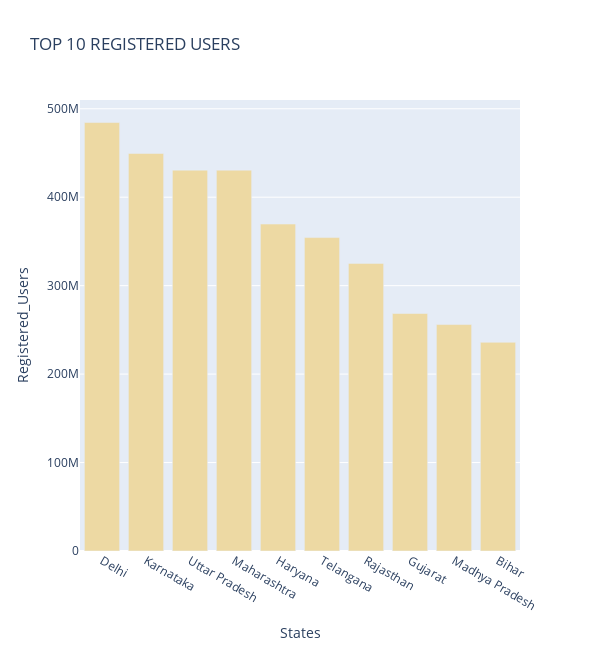
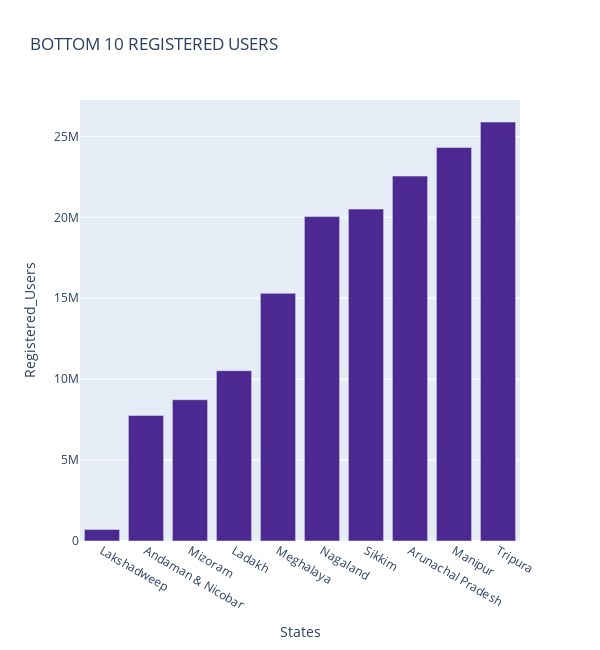
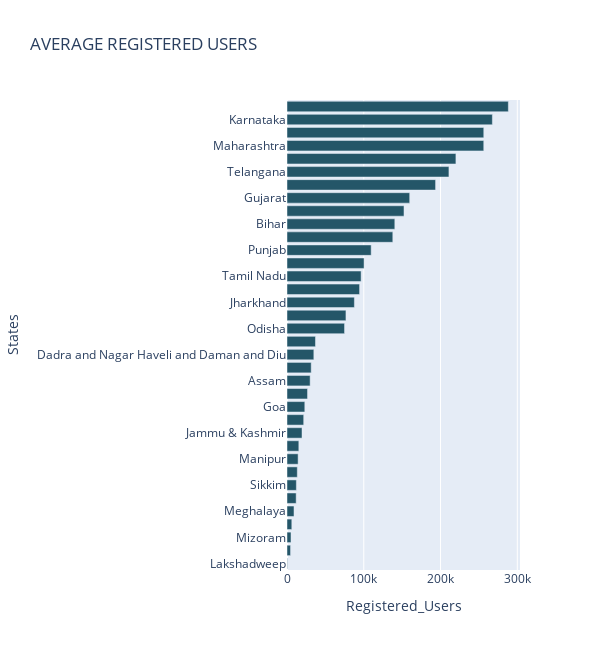

The notebook cell these images were saved under, in order:
### Code cell
top_chart_reg_users_tp("top_users")

### Figure 1 — Plotly figure (JSON) as saved in the notebook; plotly's stock layout.template omitted (floating-point values rounded to 4 significant figures)
{"data": [{"alignmentgroup": "True", "hovertemplate": "<b>%{hovertext}</b><br><br>States=%{x}<br>Registered_Users=%{y}<extra></extra>", "hovertext": ["Delhi", "Karnataka", "Uttar Pradesh", "Maharashtra", "Haryana", "Telangana", "Rajasthan", "Gujarat", "Madhya Pradesh", "Bihar"], "legendgroup": "", "marker": {"color": "rgb(237, 217, 163)", "pattern": {"shape": ""}}, "name": "", "offsetgroup": "", "orientation": "v", "showlegend": false, "textposition": "auto", "type": "bar", "x": ["Delhi", "Karnataka", "Uttar Pradesh", "Maharashtra", "Haryana", "Telangana", "Rajasthan", "Gujarat", "Madhya Pradesh", "Bihar"], "xaxis": "x", "y": [484395975, 449428917, 430608108, 430574109, 369640642, 354352929, 325144631, 268506679, 256024258, 235948160], "yaxis": "y"}], "layout": {"barmode": "relative", "height": 650, "legend": {"tracegroupgap": 0}, "title": {"text": "TOP 10 REGISTERED USERS"}, "width": 600, "xaxis": {"anchor": "y", "domain": [0, 1], "title": {"text": "States"}}, "yaxis": {"anchor": "x", "domain": [0, 1], "title": {"text": "Registered_Users"}}}}

### Figure 2 — Plotly figure (JSON) as saved in the notebook; plotly's stock layout.template omitted (floating-point values rounded to 4 significant figures)
{"data": [{"alignmentgroup": "True", "hovertemplate": "<b>%{hovertext}</b><br><br>States=%{x}<br>Registered_Users=%{y}<extra></extra>", "hovertext": ["Lakshadweep", "Andaman & Nicobar", "Mizoram", "Ladakh", "Meghalaya", "Nagaland", "Sikkim", "Arunachal Pradesh", "Manipur", "Tripura"], "legendgroup": "", "marker": {"color": "rgb(75, 41, 145)", "pattern": {"shape": ""}}, "name": "", "offsetgroup": "", "orientation": "v", "showlegend": false, "textposition": "auto", "type": "bar", "x": ["Lakshadweep", "Andaman & Nicobar", "Mizoram", "Ladakh", "Meghalaya", "Nagaland", "Sikkim", "Arunachal Pradesh", "Manipur", "Tripura"], "xaxis": "x", "y": [714420, 7760781, 8729119, 10521266, 15300082, 20042372, 20505870, 22546202, 24309817, 25885685], "yaxis": "y"}], "layout": {"barmode": "relative", "height": 650, "legend": {"tracegroupgap": 0}, "title": {"text": "BOTTOM 10 REGISTERED USERS"}, "width": 600, "xaxis": {"anchor": "y", "domain": [0, 1], "title": {"text": "States"}}, "yaxis": {"anchor": "x", "domain": [0, 1], "title": {"text": "Registered_Users"}}}}

### Figure 3 — Plotly figure (JSON) as saved in the notebook; plotly's stock layout.template omitted (floating-point values rounded to 4 significant figures)
{"data": [{"alignmentgroup": "True", "hovertemplate": "<b>%{hovertext}</b><br><br>Registered_Users=%{x}<br>States=%{y}<extra></extra>", "hovertext": ["Lakshadweep", "Andaman & Nicobar", "Mizoram", "Ladakh", "Meghalaya", "Nagaland", "Sikkim", "Arunachal Pradesh", "Manipur", "Tripura", "Jammu & Kashmir", "Puducherry", "Goa", "Kerala", "Assam", "Chandigarh", "Dadra and Nagar Haveli and Daman and Diu", "Himachal Pradesh", "Odisha", "West Bengal", "Jharkhand", "Chhattisgarh", "Tamil Nadu", "Uttarakhand", "Punjab", "Andhra Pradesh", "Bihar", "Madhya Pradesh", "Gujarat", "Rajasthan", "Telangana", "Haryana", "Maharashtra", "Uttar Pradesh", "Karnataka", "Delhi"], "legendgroup": "", "marker": {"color": "rgb(36, 86, 104)", "pattern": {"shape": ""}}, "name": "", "offsetgroup": "", "orientation": "h", "showlegend": false, "textposition": "auto", "type": "bar", "x": [531.6, 4620.0, 5196.0, 6263.0, 9107.0, 11930.0, 12210.0, 13420.0, 14470.0, 15410.0, 19580.0, 21760.0, 23200.0, 26750.0, 30140.0, 31510.0, 34960.0, 37082, 74950.0, 76790.0, 87780.0, 94540.0, 96550.0, 100400.0, 109600.0, 137800.0, 140400.0, 152400.0, 159800.0, 193500.0, 210900.0, 220000.0, 256300.0, 256300.0, 267500.0, 288300.0], "xaxis": "x", "y": ["Lakshadweep", "Andaman & Nicobar", "Mizoram", "Ladakh", "Meghalaya", "Nagaland", "Sikkim", "Arunachal Pradesh", "Manipur", "Tripura", "Jammu & Kashmir", "Puducherry", "Goa", "Kerala", "Assam", "Chandigarh", "Dadra and Nagar Haveli and Daman and Diu", "Himachal Pradesh", "Odisha", "West Bengal", "Jharkhand", "Chhattisgarh", "Tamil Nadu", "Uttarakhand", "Punjab", "Andhra Pradesh", "Bihar", "Madhya Pradesh", "Gujarat", "Rajasthan", "Telangana", "Haryana", "Maharashtra", "Uttar Pradesh", "Karnataka", "Delhi"], "yaxis": "y"}], "layout": {"barmode": "relative", "height": 650, "legend": {"tracegroupgap": 0}, "title": {"text": "AVERAGE REGISTERED USERS"}, "width": 600, "xaxis": {"anchor": "y", "domain": [0, 1], "title": {"text": "Registered_Users"}}, "yaxis": {"anchor": "x", "domain": [0, 1], "title": {"text": "States"}}}}
